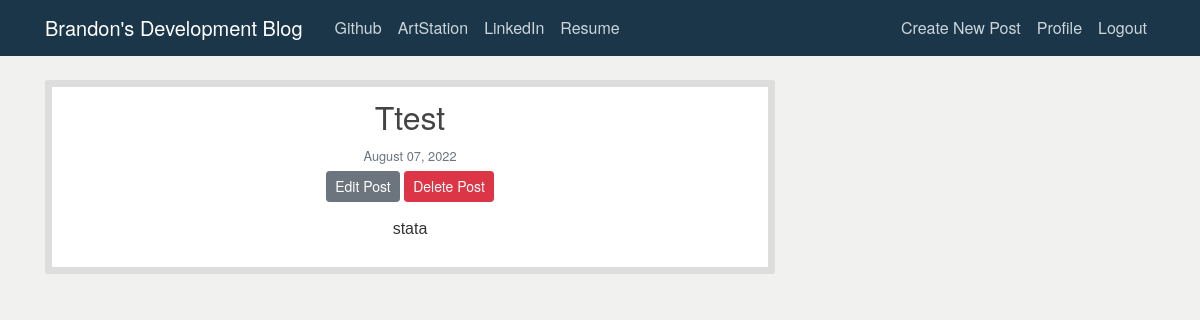
Page /post/16/ (signed in) on the committed database.
### blog/models.py (models this page shows, shortened)
class Post(models.Model):
    title = models.CharField(max_length=100)
    content = models.TextField()
    date_posted = models.DateTimeField(
        default=timezone.now
    )  # Uses current time from timezone
    author = models.ForeignKey(User, on_delete=models.CASCADE)

### blog/views.py (the view)
# urls.py: path("post/<int:pk>/", PostDetailView.as_view(), name="post-detail"),
class PostDetailView(DetailView):
    model = Post

### blog/templates/blog/post_detail.html (shortened to what this page needs)
{% extends 'blog/base.html' %}
{% block content %}
    <article class="media content-section">
        <div class="media-body">
            <h2 class="article-title">{{ post.title }}</h2>
            <div class="article-metadata">
                <small class="text-muted">{{ post.date_posted|date:"F d, Y" }}</small>
                {% if post.author == user %}
                <div>
                    <a class="btn btn-secondary btn-sm mt-1 mb-1" href="{% url 'post-update' post.id %}">Edit Post</a>
                    <a class="btn btn-danger btn-sm mt-1 mb-1" href="{% url 'post-delete' post.id %}">Delete Post</a>
                </div>
                {% endif %}
            </div>
            <p class="article-content">{{ post.content }}</p>
        </div>
    </article>
{% endblock content %}

### blog/static/blog/main.css (style rules this page uses)
body { background: #f1f2ef; color: #333333; margin-top: 5rem; }
* { font-family: "Helvetica Neue", Helvetica, Arial, sans-serif; text-align: center; }
h1, h2, h3, h4, h5, h6 { color: #444444; }
.content-section { background: #ffffff; padding: 10px 20px; border: 7px solid #dddddd; border-radius: 3px; margin-bottom: 20px; }
.article-title { color: #444444; text-align: center; }
.article-content { white-space: pre-line; font-family: sans-serif; ; }
.article-metadata { padding-bottom: 1px; margin-bottom: 10px; }

### rows in the picture
Post: title "Ttest", date_posted "August 07, 2022", content "stata"
